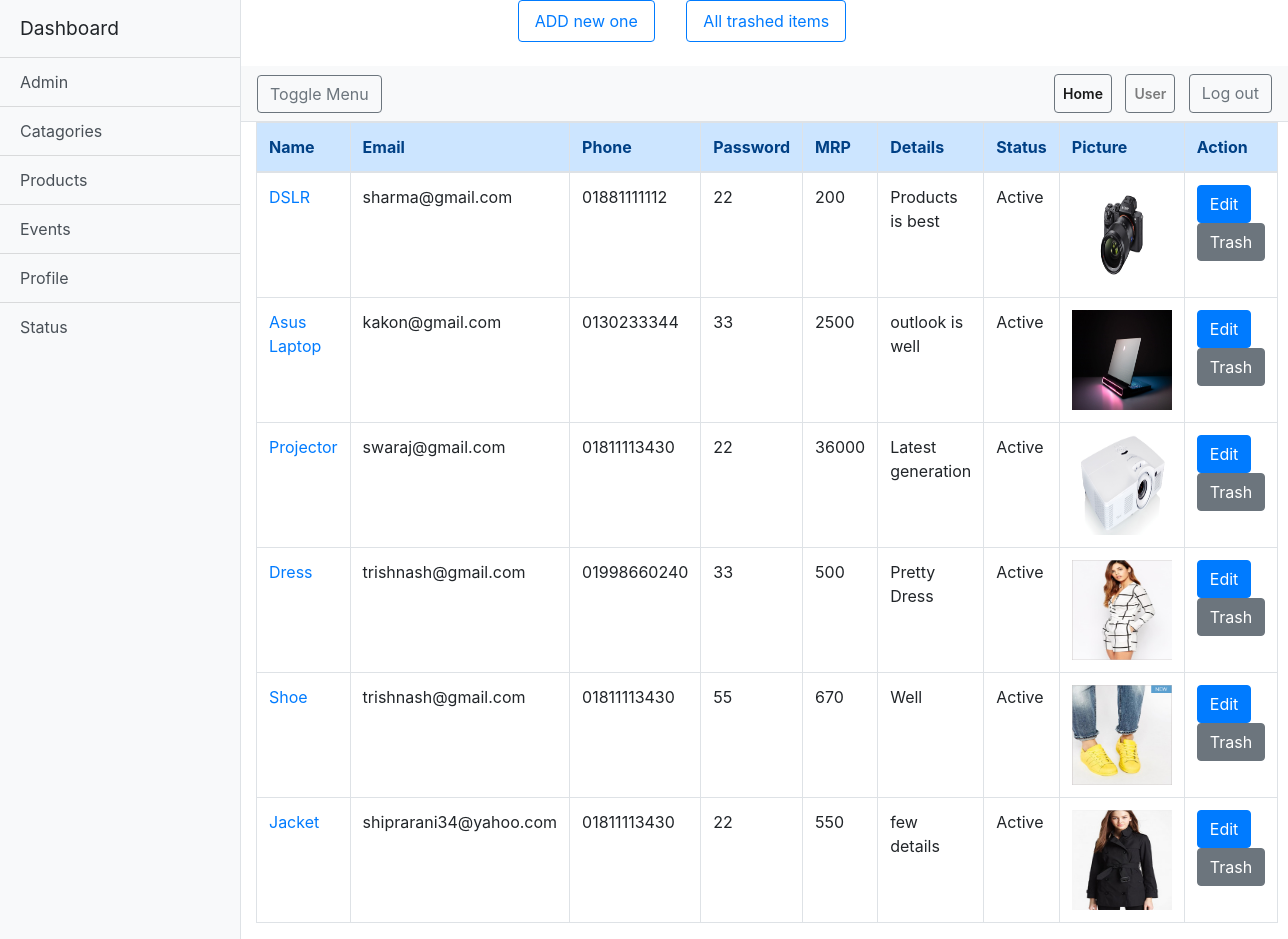
The page /uploads/admin/products/index.php on the database its author committed.
### tables this page shows
CREATE TABLE `products` (
  `id` int(11) NOT NULL,
  `name` varchar(255) NOT NULL,
  `email` varchar(50) NOT NULL,
  `phone` varchar(50) NOT NULL,
  `password` varchar(50) NOT NULL,
  `mrp` float DEFAULT NULL,
  `details` varchar(255) NOT NULL,
  `created_at` datetime DEFAULT NULL,
  `picture` varchar(255) DEFAULT NULL,
  `is_active` tinyint(4) NOT NULL DEFAULT 0,
  `is_deleted` tinyint(4) NOT NULL DEFAULT 0,
  `modified_at` datetime DEFAULT NULL
);

### src/Products.php (called while the page is built, shortened)
<?php
class Products
{
    public $conn = null;
    public function __construct()
    {
        $this->conn = new PDO("mysql:host=localhost;dbname=banners", "root","");
        $this->conn->setAttribute(PDO::ATTR_ERRMODE, PDO::ERRMODE_EXCEPTION);
    }
    public function index(){
        $query = "SELECT * FROM `products` where is_deleted = 0";
        $stmt = $this->conn->prepare($query);
        $result = $stmt->execute();
        $products = $stmt->fetchAll();
        return $products;
    }
}

### config.php (called while the page is built, shortened)
<?php
$webroot = "http://localhost/ecommerce/";

### uploads/admin/products/index.php (the view, shortened to what this page needs)
<?php
include_once ($_SERVER['DOCUMENT_ROOT'] . '/ecommerce/config.php');
$_product = new Products();
$products = $_product->index();
?>
<?php include_once ('../elements/header.php')?>
<body>
<div class="d-flex" id="wrapper">
    <?php include_once ('../elements/sidebar.php')?>
    <div id="page-content-wrapper">
<section>
    <div class="container">
        <div class="row justify-content-center">
            <div class="col-6">
                <ul class="nav">
                    <li class="nav-item font-weight-bolder">
                        <a class="nav-link btn btn-outline-primary" href="create.php">ADD new one</a><br>
                    </li>
                    <li class="nav-item font-weight-bolder">
                        <a class="nav-link btn btn-outline-primary" href="trash_index.php"> All trashed items</a>
                    </li>
                </ul>
            </div>
        </div>
    </div>
</section>
        <?php include_once ('../elements/nav.php')?>
<section>
    <div class="container">
        <div class="row justify-content-center">
            <div class="col-12">
                <table class="table table-bordered">
                    <thead>
                    <tr class="alert alert-primary">
                        <th scope="col">Name</th>
                        <th scope="col">Email</th>
                        <th scope="col">Phone</th>
                        <th scope="col">Password</th>
                        <th scope="col">MRP</th>
                        <th scope="col">Details</th>
                        <th scope="col">Status</th>
                        <th scope="col">Picture</th>
                        <th scope="col">Action</th>
                    </tr>
                    </thead>
                    <tbody>
                    <?php
                    if (count($products)>0):
                    foreach ($products as $product):
                    ?>
                        <tr>
                            <td><a href="show.php?id=<?= $product['id'];?>"><?= $product['name'];?></a></td>
                            <td><?= $product['email'];?></td>
                            <td><?= $product['phone'];?></td>
                            <td><?= $product['password'];?></td>
                            <td><?= $product['mrp'];?></td>
                            <td><?= $product['details'];?></td>
                            <td>
                                <?php
                                echo ($product['is_active'])?'Active':'Inactive';
                                ?>
                            </td>
                            <td><img WIDTH="100" HEIGHT="100" src="<?php echo $webroot; ?>uploads/<?= $product['picture'];?>"></td>
                            <td> <a class="btn btn-primary" href="edit.php?id=<?= $product['id'];?>">Edit</a>
                                <a class="btn btn-secondary" href="trash.php?id=<?=$product['id'];?>"onclick="return confirm('Are you sure want to trash it?')">Trash</a>
                            </td>
                        </tr>
                    <?php
                    endforeach;
                    else:
                    ?>
                    <tr>
                        <td colspan="2">No trashed banner is available. <a href="create.php">Click here to add one.</a> </td>
                    </tr>
                    <?php
                    endif;
                    ?>
                    </tbody>
                </table>
            </div>
        </div>
    </div>
</section>
    </div>
</div>
<?php include_once ('../elements/footer.php')?>

### uploads/admin/elements/header.php (shortened to what this page needs)
<?php include_once ($_SERVER['DOCUMENT_ROOT'] . '/ecommerce/config.php');?>
<!DOCTYPE html>
<html lang="en">
<head>
    <link href="../resources/css/style.css" rel="stylesheet">
</head>

### uploads/admin/elements/sidebar.php
<?php include_once ($_SERVER['DOCUMENT_ROOT'] . '/ecommerce/config.php');?>
<div class="bg-light border-right" id="sidebar-wrapper">
    <div class="sidebar-heading">Dashboard </div>
    <div class="list-group list-group-flush">
        <a href="../Admin/index.php" class="list-group-item list-group-item-action bg-light">Admin</a>
        <a href="../catagories/index.php" class="list-group-item list-group-item-action bg-light">Catagories</a>
        <a href="../products/index.php" class="list-group-item list-group-item-action bg-light">Products</a>
        <a href="#" class="list-group-item list-group-item-action bg-light">Events</a>
        <a href="#" class="list-group-item list-group-item-action bg-light">Profile</a>
        <a href="#" class="list-group-item list-group-item-action bg-light">Status</a>
    </div>
</div>

### uploads/admin/elements/nav.php (shortened to what this page needs)
<?php include_once ($_SERVER['DOCUMENT_ROOT'] . '/ecommerce/config.php');?>
<nav class="navbar navbar-expand-lg navbar-light bg-light border-bottom">
    <button class="btn btn-outline-secondary" id="menu-toggle">Toggle Menu</button>
    <div class="collapse navbar-collapse" id="navbarSupportedContent">
        <ul class="navbar-nav ml-auto mt-2 mt-lg-0">
            <li class="nav-item active">
                <a class="nav-link btn btn-outline-secondary" href="#">Home <span class="sr-only">(current)</span></a>
            </li>
            <li class="nav-item">
                <a class="nav-link btn btn-outline-secondary" href="#">User</a>
            </li>
            <a class="btn btn-outline-secondary" href="../resources/logout.php">Log out</a>
        </ul>
    </div>
</nav>

### uploads/admin/elements/footer.php (shortened to what this page needs)
<?php include_once ($_SERVER['DOCUMENT_ROOT'] . '/ecommerce/config.php');?>
</body>
</html>

### uploads/admin/resources/css/style.css (style rules this page uses)
body { overflow-x: hidden; }
#sidebar-wrapper { min-height: 100vh; margin-left: -15rem; -webkit-transition: margin .25s ease-out; -moz-transition: margin .25s ease-out; -o-transition: margin .25s ease-out; transition: margin .25s ease-out; }
#sidebar-wrapper .sidebar-heading { padding: 0.875rem 1.25rem; font-size: 1.2rem; }
#sidebar-wrapper .list-group { width: 15rem; }
#page-content-wrapper { min-width: 100vw; }
@media (min-width: 768px) { #sidebar-wrapper { margin-left: 0; } }
@media (min-width: 768px) { #page-content-wrapper { min-width: 0; width: 100%; } }
.navbar-nav .nav-item a { color: #333; font-size: 14px; font-weight: 600; transition: 1s ease; }

### rows shown on the page
products: name "DSLR", email "sharma@gmail.com", phone "01881111112", password "22", mrp "200", details "Products is best", is_active "Active", picture (picture)
products: name "Asus Laptop", email "kakon@gmail.com", phone "0130233344", password "33", mrp "2500", details "outlook is well", is_active "Active", picture (picture)
products: name "Projector", email "swaraj@gmail.com", phone "01811113430", password "22", mrp "36000", details "Latest generation", is_active "Active", picture (picture)
products: name "Dress", email "trishnash@gmail.com", phone "01998660240", password "33", mrp "500", details "Pretty Dress", is_active "Active", picture (picture)
products: name "Shoe", email "trishnash@gmail.com", phone "01811113430", password "55", mrp "670", details "Well", is_active "Active", picture (picture)
products: name "Jacket", email "shiprarani34@yahoo.com", phone "01811113430", password "22", mrp "550", details "few details", is_active "Active", picture (picture)
